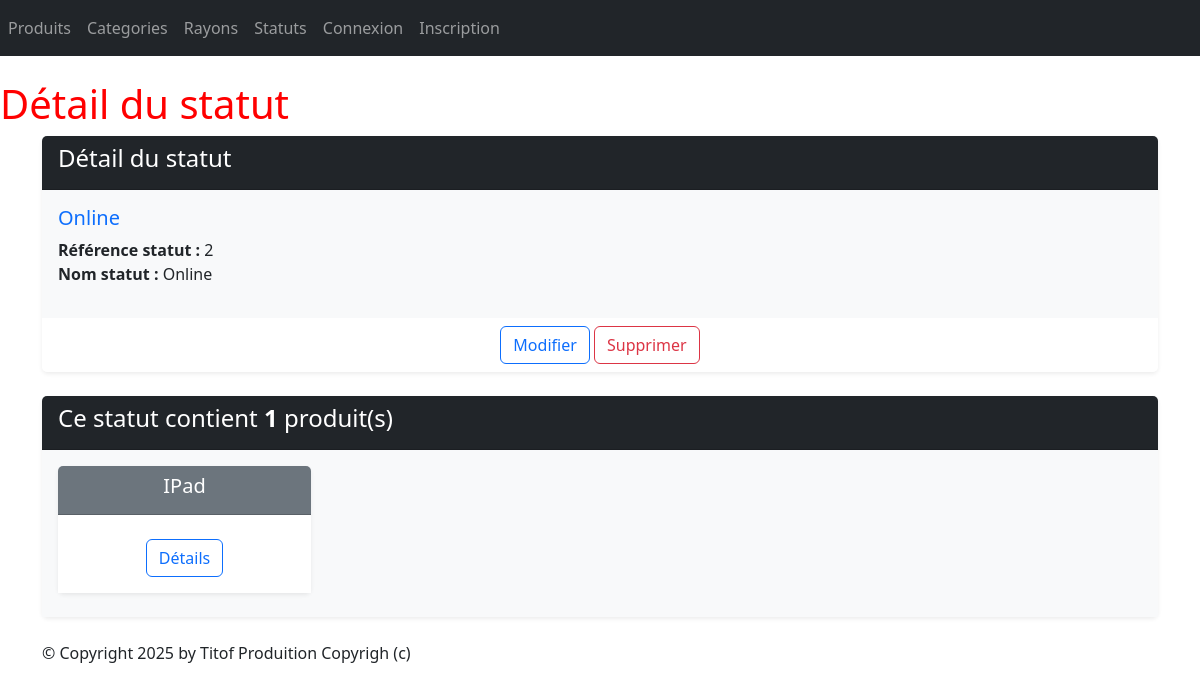
Page /monApp/statut/2/ on the earlier database version.
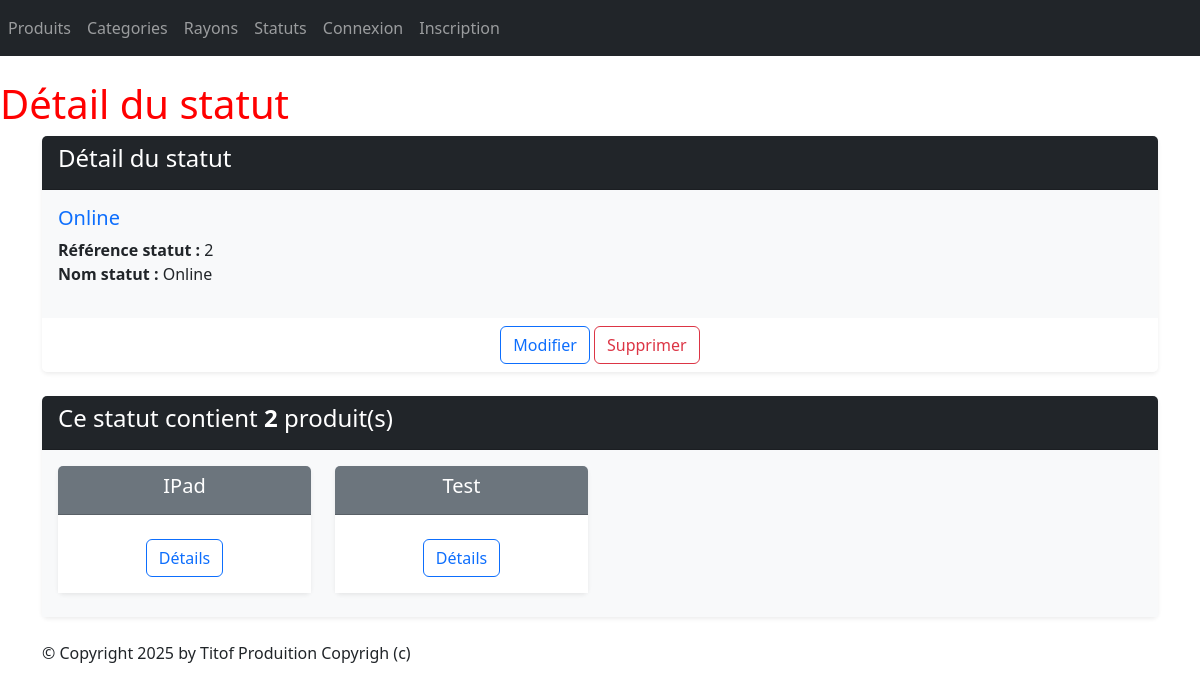
Same page on the later database version.
### monApp/models.py (models this page shows, shortened)
class Statut(models.Model):
    idStatus = models.AutoField(primary_key=True)
    libelleStatus = models.CharField(max_length=100)

class Produit(models.Model):
    refProd = models.AutoField(primary_key=True)
    intituleProd = models.CharField(max_length=200)
    prixUnitaireProd = models.DecimalField(max_digits=10, decimal_places=2)
    dateFabProd = models.DateField(default=date.today)
    categorie = models.ForeignKey(Categorie, on_delete=models.CASCADE, related_name="produits_categorie", null=True, blank=True)
    status = models.ForeignKey(Statut, on_delete=models.CASCADE, related_name="produits_status",null=True, blank=True)

### monApp/views.py (the view)
# urls.py: path("statut/<int:pk>/", views.StatutDetailView.as_view(), name="dtl_statut"),
class StatutDetailView(DetailView):
    model = Statut
    template_name = "monApp/Read/detail/statut.html"
    context_object_name = "statut"
    def get_queryset(self):
        return Statut.objects.annotate(nb_produits=Count('produits_status'))
    def get_context_data(self, **kwargs):
        context = super(StatutDetailView, self).get_context_data(**kwargs)
        context['titremenu'] = "Détail du statut"
        context['prdts'] = self.object.produits_status.all()
        return context

### monApp/templates/monApp/Read/detail/statut.html
{% extends 'monApp/base.html' %}
{% block menu %}
    <h1>{{ titremenu }}</h1>
{% endblock %}
{% block contenu %}
    <div class="card mb-4 shadow-sm border-0">
        <div class="card-header bg-dark text-white">
            <h4>Détail du statut</h4>
        </div>
        <div class="card-body bg-light">
            <h5 class="card-title text-primary">{{ statut.libelleStatus }}</h5>
            <ul class="list-unstyled">
                <li><strong>Référence statut :</strong> {{ statut.idStatus }}</li>
                <li><strong>Nom statut :</strong> {{ statut.libelleStatus }}</li>
            </ul>
        </div>
        <div class="card-footer text-center bg-white border-0">
            <button type="button" class="btn btn-outline-primary" onclick="window.location.href='{% url 'statut_chng' statut.idStatus %}'">Modifier</button>
            <button onclick="window.location.href='{% url 'dlt_statut' statut.idStatus %}';" class="btn btn-outline-danger">Supprimer</button>
        </div>
    </div>
     <div class="card mb-4 mt-2 shadow-sm border-0">
        <div class="card-header bg-dark text-white">
            <h4>Ce statut contient <strong>{{ statut.nb_produits }}</strong> produit(s)</h4>
        </div>
        <div class="card-body bg-light">
            <div class="row">
                {% if prdts %}
                    {% for prdt in prdts %}
                        <div class="col-sm-3">
                            <div class="card mb-2 text-center border-0 shadow-sm">
                                <div class="card-header bg-secondary text-white">
                                    <h5 class="card-title">{{ prdt.intituleProd }}</h5>
                                </div>
                                <div class="card-body bg-white">
                                    <a href="{% url 'dtl_prdt' prdt.refProd %}" class="btn btn-outline-primary mt-2">Détails</a>
                                </div>
                            </div>
                        </div>
                    {% endfor %}
                {% else %}
                    <p class="text-muted">Aucun produit trouvé pour cette catégorie.</p>
                {% endif %}
            </div>
        </div>
    </div>
{% endblock %}

Differences in the rows shown:
computed for Statut "Online": nb_produits "1" → "2"
added Produit: intituleProd "Test"
